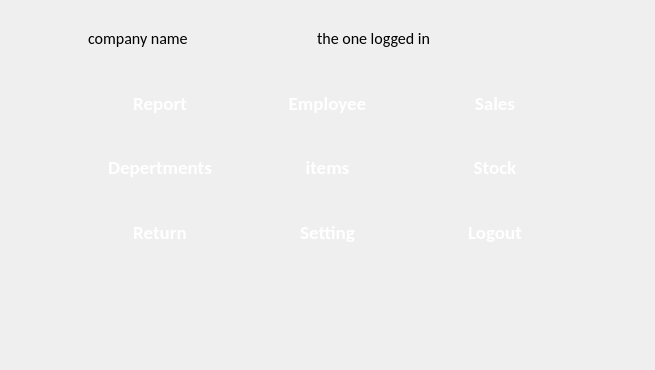
<?xml version="1.0" encoding="UTF-8"?>
<ui version="4.0">
 <class>Manager</class>
 <widget class="QMainWindow" name="Manager">
  <property name="geometry">
   <rect>
    <x>0</x>
    <y>0</y>
    <width>655</width>
    <height>370</height>
   </rect>
  </property>
  <property name="sizePolicy">
   <sizepolicy hsizetype="Expanding" vsizetype="Expanding">
    <horstretch>0</horstretch>
    <verstretch>0</verstretch>
   </sizepolicy>
  </property>
  <property name="windowTitle">
   <string>MainWindow</string>
  </property>
  <property name="windowIcon">
   <iconset resource="images.qrc">
    <normaloff>:/images/logo.png</normaloff>:/images/logo.png</iconset>
  </property>
  <widget class="QWidget" name="centralwidget">
   <layout class="QVBoxLayout" name="verticalLayout_3">
    <item>
     <layout class="QVBoxLayout" name="verticalLayout">
      <item>
       <widget class="QWidget" name="widget" native="true">
        <layout class="QHBoxLayout" name="horizontalLayout_4">
         <item>
          <spacer name="horizontalSpacer_8">
           <property name="orientation">
            <enum>Qt::Horizontal</enum>
           </property>
           <property name="sizeType">
            <enum>QSizePolicy::Fixed</enum>
           </property>
           <property name="sizeHint" stdset="0">
            <size>
             <width>70</width>
             <height>20</height>
            </size>
           </property>
          </spacer>
         </item>
         <item>
          <widget class="QLabel" name="lblcompanyname">
           <property name="sizePolicy">
            <sizepolicy hsizetype="Fixed" vsizetype="Preferred">
             <horstretch>0</horstretch>
             <verstretch>0</verstretch>
            </sizepolicy>
           </property>
           <property name="font">
            <font>
             <family>Calibri</family>
             <pointsize>12</pointsize>
             <weight>50</weight>
             <bold>false</bold>
            </font>
           </property>
           <property name="text">
            <string>company name</string>
           </property>
          </widget>
         </item>
         <item alignment="Qt::AlignHCenter">
          <widget class="QLabel" name="lblloggedinuser">
           <property name="font">
            <font>
             <family>Calibri</family>
             <pointsize>12</pointsize>
             <weight>50</weight>
             <bold>false</bold>
            </font>
           </property>
           <property name="text">
            <string>the one logged in</string>
           </property>
          </widget>
         </item>
         <item>
          <widget class="QLabel" name="lbldateandtime">
           <property name="sizePolicy">
            <sizepolicy hsizetype="Fixed" vsizetype="Preferred">
             <horstretch>0</horstretch>
             <verstretch>0</verstretch>
            </sizepolicy>
           </property>
           <property name="font">
            <font>
             <family>Calibri</family>
             <pointsize>12</pointsize>
             <weight>50</weight>
             <bold>false</bold>
            </font>
           </property>
           <property name="text">
            <string/>
           </property>
          </widget>
         </item>
         <item>
          <spacer name="horizontalSpacer_9">
           <property name="orientation">
            <enum>Qt::Horizontal</enum>
           </property>
           <property name="sizeType">
            <enum>QSizePolicy::Fixed</enum>
           </property>
           <property name="sizeHint" stdset="0">
            <size>
             <width>70</width>
             <height>20</height>
            </size>
           </property>
          </spacer>
         </item>
        </layout>
       </widget>
      </item>
     </layout>
    </item>
    <item>
     <layout class="QHBoxLayout" name="horizontalLayout_2">
      <item>
       <layout class="QHBoxLayout" name="horizontalLayout">
        <item>
         <spacer name="horizontalSpacer">
          <property name="orientation">
           <enum>Qt::Horizontal</enum>
          </property>
          <property name="sizeType">
           <enum>QSizePolicy::Fixed</enum>
          </property>
          <property name="sizeHint" stdset="0">
           <size>
            <width>70</width>
            <height>20</height>
           </size>
          </property>
         </spacer>
        </item>
        <item>
         <widget class="QPushButton" name="btnReports">
          <property name="sizePolicy">
           <sizepolicy hsizetype="Expanding" vsizetype="Preferred">
            <horstretch>0</horstretch>
            <verstretch>0</verstretch>
           </sizepolicy>
          </property>
          <property name="font">
           <font>
            <family>Calibri</family>
            <pointsize>14</pointsize>
            <weight>75</weight>
            <bold>true</bold>
           </font>
          </property>
          <property name="styleSheet">
           <string notr="true">background-image: url(:/images/login_bg.png);
color: rgb(255, 255, 255);</string>
          </property>
          <property name="text">
           <string>Report</string>
          </property>
          <property name="flat">
           <bool>true</bool>
          </property>
         </widget>
        </item>
        <item>
         <widget class="QPushButton" name="btnEmployee">
          <property name="enabled">
           <bool>true</bool>
          </property>
          <property name="sizePolicy">
           <sizepolicy hsizetype="Expanding" vsizetype="Preferred">
            <horstretch>0</horstretch>
            <verstretch>0</verstretch>
           </sizepolicy>
          </property>
          <property name="font">
           <font>
            <family>Calibri</family>
            <pointsize>14</pointsize>
            <weight>75</weight>
            <bold>true</bold>
           </font>
          </property>
          <property name="styleSheet">
           <string notr="true">background-image: url(:/images/login_bg.png);
color: rgb(255, 255, 255);</string>
          </property>
          <property name="text">
           <string>Employee</string>
          </property>
          <property name="icon">
           <iconset resource="images.qrc">
            <normaloff>:/images/Employe.png</normaloff>:/images/Employe.png</iconset>
          </property>
          <property name="iconSize">
           <size>
            <width>30</width>
            <height>30</height>
           </size>
          </property>
          <property name="flat">
           <bool>true</bool>
          </property>
         </widget>
        </item>
        <item>
         <widget class="QPushButton" name="btnSales">
          <property name="sizePolicy">
           <sizepolicy hsizetype="Expanding" vsizetype="Preferred">
            <horstretch>0</horstretch>
            <verstretch>0</verstretch>
           </sizepolicy>
          </property>
          <property name="font">
           <font>
            <family>Calibri</family>
            <pointsize>14</pointsize>
            <weight>75</weight>
            <bold>true</bold>
           </font>
          </property>
          <property name="styleSheet">
           <string notr="true">background-image: url(:/images/login_bg.png);
color: rgb(255, 255, 255);</string>
          </property>
          <property name="text">
           <string>Sales</string>
          </property>
          <property name="flat">
           <bool>true</bool>
          </property>
         </widget>
        </item>
        <item>
         <spacer name="horizontalSpacer_2">
          <property name="orientation">
           <enum>Qt::Horizontal</enum>
          </property>
          <property name="sizeType">
           <enum>QSizePolicy::Fixed</enum>
          </property>
          <property name="sizeHint" stdset="0">
           <size>
            <width>70</width>
            <height>20</height>
           </size>
          </property>
         </spacer>
        </item>
       </layout>
      </item>
     </layout>
    </item>
    <item>
     <layout class="QHBoxLayout" name="horizontalLayout_3">
      <item>
       <spacer name="horizontalSpacer_3">
        <property name="orientation">
         <enum>Qt::Horizontal</enum>
        </property>
        <property name="sizeType">
         <enum>QSizePolicy::Fixed</enum>
        </property>
        <property name="sizeHint" stdset="0">
         <size>
          <width>70</width>
          <height>20</height>
         </size>
        </property>
       </spacer>
      </item>
      <item>
       <widget class="QPushButton" name="btnDepartments">
        <property name="sizePolicy">
         <sizepolicy hsizetype="Expanding" vsizetype="Preferred">
          <horstretch>0</horstretch>
          <verstretch>0</verstretch>
         </sizepolicy>
        </property>
        <property name="font">
         <font>
          <family>Calibri</family>
          <pointsize>14</pointsize>
          <weight>75</weight>
          <bold>true</bold>
         </font>
        </property>
        <property name="styleSheet">
         <string>background-image: url(:/images/login_bg.png);
color: rgb(255, 255, 255);</string>
        </property>
        <property name="text">
         <string>Depertments</string>
        </property>
        <property name="flat">
         <bool>true</bool>
        </property>
       </widget>
      </item>
      <item>
       <widget class="QPushButton" name="pushButton_5">
        <property name="sizePolicy">
         <sizepolicy hsizetype="Expanding" vsizetype="Preferred">
          <horstretch>0</horstretch>
          <verstretch>0</verstretch>
         </sizepolicy>
        </property>
        <property name="font">
         <font>
          <family>Calibri</family>
          <pointsize>14</pointsize>
          <weight>75</weight>
          <bold>true</bold>
         </font>
        </property>
        <property name="styleSheet">
         <string notr="true">background-image: url(:/images/login_bg.png);
color: rgb(255, 255, 255);</string>
        </property>
        <property name="text">
         <string>items</string>
        </property>
        <property name="flat">
         <bool>true</bool>
        </property>
       </widget>
      </item>
      <item>
       <widget class="QPushButton" name="pushButton_6">
        <property name="sizePolicy">
         <sizepolicy hsizetype="Expanding" vsizetype="Preferred">
          <horstretch>0</horstretch>
          <verstretch>0</verstretch>
         </sizepolicy>
        </property>
        <property name="font">
         <font>
          <family>Calibri</family>
          <pointsize>14</pointsize>
          <weight>75</weight>
          <bold>true</bold>
         </font>
        </property>
        <property name="styleSheet">
         <string notr="true">background-image: url(:/images/login_bg.png);
color: rgb(255, 255, 255);</string>
        </property>
        <property name="text">
         <string>Stock</string>
        </property>
        <property name="flat">
         <bool>true</bool>
        </property>
       </widget>
      </item>
      <item>
       <spacer name="horizontalSpacer_4">
        <property name="orientation">
         <enum>Qt::Horizontal</enum>
        </property>
        <property name="sizeType">
         <enum>QSizePolicy::Fixed</enum>
        </property>
        <property name="sizeHint" stdset="0">
         <size>
          <width>70</width>
          <height>20</height>
         </size>
        </property>
       </spacer>
      </item>
     </layout>
    </item>
    <item>
     <layout class="QHBoxLayout" name="horizontalLayout_5">
      <item>
       <spacer name="horizontalSpacer_5">
        <property name="orientation">
         <enum>Qt::Horizontal</enum>
        </property>
        <property name="sizeType">
         <enum>QSizePolicy::Fixed</enum>
        </property>
        <property name="sizeHint" stdset="0">
         <size>
          <width>70</width>
          <height>20</height>
         </size>
        </property>
       </spacer>
      </item>
      <item>
       <widget class="QPushButton" name="btnReturnfood">
        <property name="sizePolicy">
         <sizepolicy hsizetype="Expanding" vsizetype="Preferred">
          <horstretch>0</horstretch>
          <verstretch>0</verstretch>
         </sizepolicy>
        </property>
        <property name="font">
         <font>
          <family>Calibri</family>
          <pointsize>14</pointsize>
          <weight>75</weight>
          <bold>true</bold>
         </font>
        </property>
        <property name="styleSheet">
         <string notr="true">background-image: url(:/images/login_bg.png);
color: rgb(255, 255, 255);</string>
        </property>
        <property name="text">
         <string>Return</string>
        </property>
        <property name="flat">
         <bool>true</bool>
        </property>
       </widget>
      </item>
      <item>
       <widget class="QPushButton" name="btnSetting">
        <property name="sizePolicy">
         <sizepolicy hsizetype="Expanding" vsizetype="Preferred">
          <horstretch>0</horstretch>
          <verstretch>0</verstretch>
         </sizepolicy>
        </property>
        <property name="font">
         <font>
          <family>Calibri</family>
          <pointsize>14</pointsize>
          <weight>75</weight>
          <bold>true</bold>
         </font>
        </property>
        <property name="styleSheet">
         <string notr="true">background-image: url(:/images/login_bg.png);
color: rgb(255, 255, 255);</string>
        </property>
        <property name="text">
         <string>Setting</string>
        </property>
        <property name="icon">
         <iconset resource="images.qrc">
          <normaloff>:/images/Settings-icon.png</normaloff>:/images/Settings-icon.png</iconset>
        </property>
        <property name="iconSize">
         <size>
          <width>30</width>
          <height>30</height>
         </size>
        </property>
        <property name="flat">
         <bool>true</bool>
        </property>
       </widget>
      </item>
      <item>
       <widget class="QPushButton" name="btnlogout">
        <property name="sizePolicy">
         <sizepolicy hsizetype="Expanding" vsizetype="Preferred">
          <horstretch>0</horstretch>
          <verstretch>0</verstretch>
         </sizepolicy>
        </property>
        <property name="font">
         <font>
          <family>Calibri</family>
          <pointsize>14</pointsize>
          <weight>75</weight>
          <bold>true</bold>
         </font>
        </property>
        <property name="styleSheet">
         <string notr="true">background-image: url(:/images/login_bg.png);
color: rgb(255, 255, 255);</string>
        </property>
        <property name="text">
         <string>Logout</string>
        </property>
        <property name="icon">
         <iconset resource="images.qrc">
          <normaloff>:/images/shutdown_icon.png</normaloff>:/images/shutdown_icon.png</iconset>
        </property>
        <property name="iconSize">
         <size>
          <width>46</width>
          <height>36</height>
         </size>
        </property>
        <property name="autoDefault">
         <bool>false</bool>
        </property>
        <property name="flat">
         <bool>true</bool>
        </property>
       </widget>
      </item>
      <item>
       <spacer name="horizontalSpacer_6">
        <property name="orientation">
         <enum>Qt::Horizontal</enum>
        </property>
        <property name="sizeType">
         <enum>QSizePolicy::Fixed</enum>
        </property>
        <property name="sizeHint" stdset="0">
         <size>
          <width>70</width>
          <height>20</height>
         </size>
        </property>
       </spacer>
      </item>
     </layout>
    </item>
    <item>
     <spacer name="verticalSpacer_2">
      <property name="orientation">
       <enum>Qt::Vertical</enum>
      </property>
      <property name="sizeType">
       <enum>QSizePolicy::Fixed</enum>
      </property>
      <property name="sizeHint" stdset="0">
       <size>
        <width>60</width>
        <height>100</height>
       </size>
      </property>
     </spacer>
    </item>
   </layout>
  </widget>
 </widget>
 <resources>
  <include location="images.qrc"/>
 </resources>
 <connections/>
</ui>
